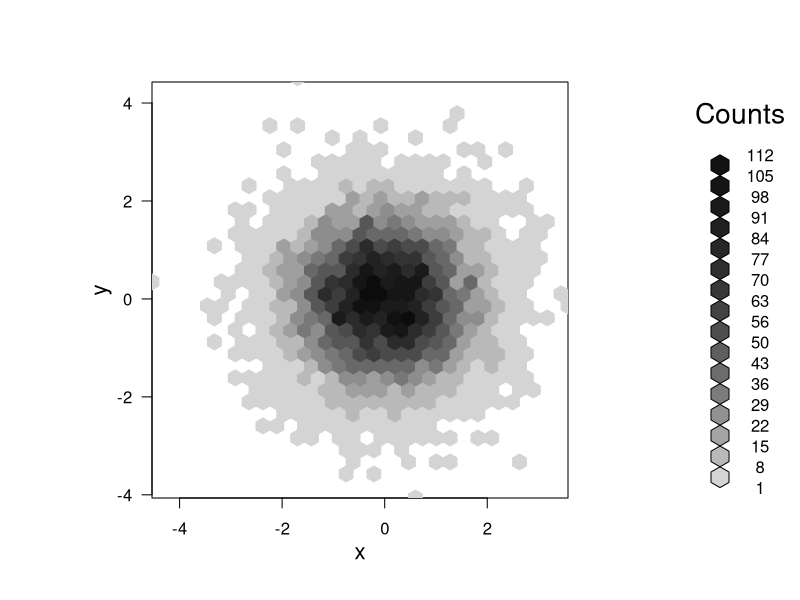

Here is the R script that generated this plot:
install.packages("hexbin")
library(hexbin)

set.seed(153)

x <- rnorm(10000)
y <- rnorm(10000)

bin <- hexbin(x,y)

plot(bin)
